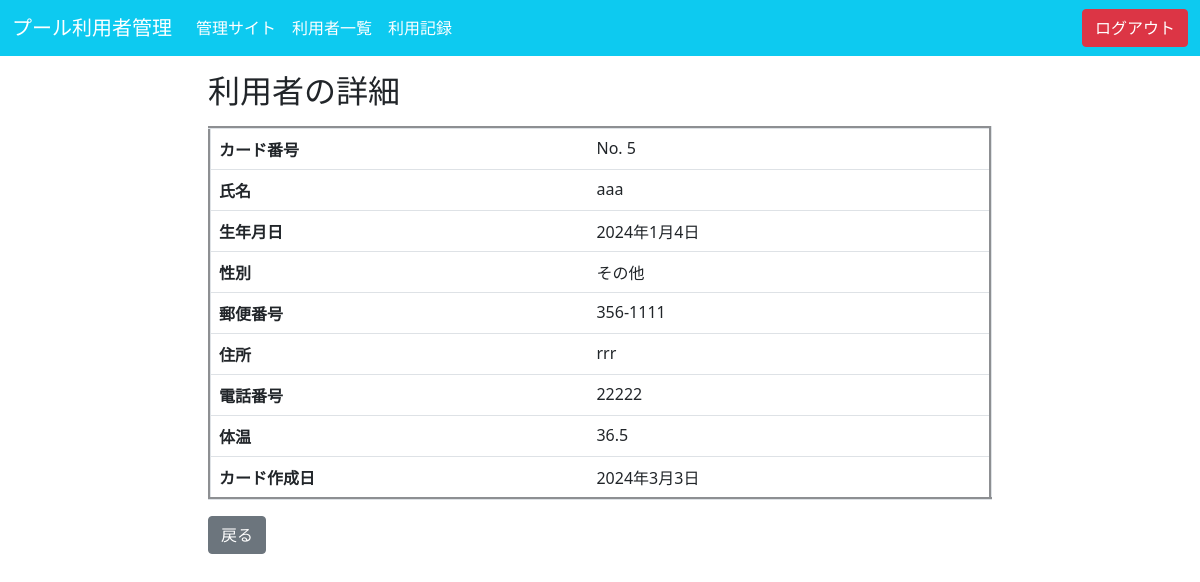
The app's page /detail/5/ (signed in) with its own data.
### app/models.py (models this page shows, shortened)
class UserOverview(models.Model):
    GENDER_CHOICES = (
        (1, '男性'),
        (2, '女性'),
        (3, 'その他'),
    )
    id = models.AutoField(
        verbose_name = 'カード番号',
        primary_key = True,
    )
    name = models.CharField(
        verbose_name = '氏名',
        max_length = 200,
    )
    birthday = models.DateField(
        verbose_name = '生年月日',
    )
    gender = models.IntegerField(
        verbose_name = '性別',
        choices = GENDER_CHOICES,
        default = 1,
    )
    zip_code1 = models.CharField(
        verbose_name = '郵便番号1',
        max_length = 3,
    )
    zip_code2 = models.CharField(
        verbose_name = '郵便番号2',
        max_length = 4,
    )
    address = models.CharField(
        verbose_name = '住所',
        max_length = 200,
    )
    phone_number = models.CharField(
        verbose_name = '電話番号',
        max_length = 20,
    )
    temperature = models.DecimalField(
        verbose_name = '体温',
        max_digits = 3,
        decimal_places = 1,
    )
    created_date = models.DateField(
        verbose_name = '作成日',
        auto_now_add = True,
    )
    class Meta:
        verbose_name_plural = '利用者概要'

### app/views.py (the view)
# urls.py: path('detail/<int:pk>/', views.UserDetailView.as_view(), name='detail'),
class UserDetailView(DetailView):
    template_name = "app/useroverview/detail.html"
    model = UserOverview
    context_object_name = "userdetailviews"

### app/templates/app/useroverview/detail.html
{% extends "app/base.html" %}
{% block content %}
<div clas="row">
    <div class="col-md-8 offset-md-2">
        <div class="mx-2 my-3">
            <h2>利用者の詳細</h2>
        </div>
        <div class="mx-2">
            <table class="table" border="3">
                <tr>
                    <th><label for="id_id">カード番号</label></th>
                    <td>
                        No. {{ userdetailviews.id }}
                    </td>
                </tr>
                <tr>
                    <th><label for="id_name">氏名</label></th>
                    <td>
                        {{ userdetailviews.name }}
                    </td>
                </tr>
                <tr>
                    <th><label for="id_birthday">生年月日</label></th>
                    <td>
                        {{ userdetailviews.birthday }}
                    </td>
                </tr>
                <tr>
                    <th><label for="id_gender">性別</label></th>
                    <td>
                        {{ userdetailviews.get_gender_display }}
                    </td>
                </tr>
                <tr>
                    <th><label for="id_zip_code">郵便番号</label></th>
                    <td>
                        {{ userdetailviews.zip_code1 }}-{{ userdetailviews.zip_code2 }}
                    </td>
                </tr>
                <tr>
                    <th><label for="id_address">住所</label></th>
                    <td>
                        {{ userdetailviews.address }}
                    </td>
                </tr>
                <tr>
                    <th><label for="id_phone_number">電話番号</label></th>
                    <td>
                        {{ userdetailviews.phone_number }}
                    </td>
                </tr>
                <tr>
                    <th><label for="id_temperature">体温</label></th>
                    <td>
                        {{ userdetailviews.temperature }}
                    </td>
                </tr>
                <tr>
                    <th><label for="id_created_date">カード作成日</label></th>
                    <td>
                        {{ userdetailviews.created_date }}
                    </td>
                </tr>
            </table>
            <button type="submit" class="btn btn-secondary" onclick="javascript:history.go(-1);" name="back" >戻る</button>
        </div>
    </div>
</div>
{% endblock %}

### app/static/css/list.css (style rules this page uses)
table { width: 100%; white-space: nowrap; }

### records on screen
UserOverview: id "5", name "aaa", birthday "2024年1月4日", gender "その他", zip_code1 "356", zip_code2 "1111", address "rrr", phone_number "22222", temperature "36.5", created_date "2024年3月3日"
